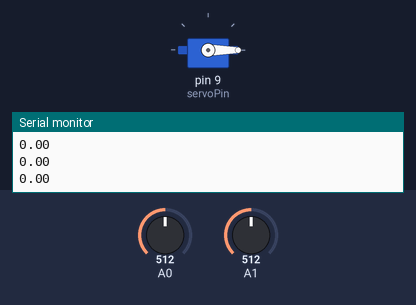
Bench run of a sketch on a simulated Arduino Uno, built with avr-gcc and run on an emulated ATmega328P. Parts: servo, the last lines printed to the serial monitor. The test bench sets the inputs (shaded band); at power-on: A0 = 512, A1 = 512.

Above: at 1.2 s.
1.3 s: A0 set to 716
At 1.77 s:
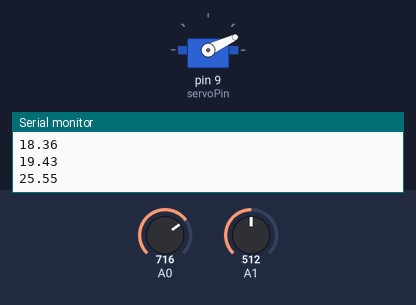
4.3 s: A1 set to 716
5.8 s: A0 set to 900
At 7.0 s:
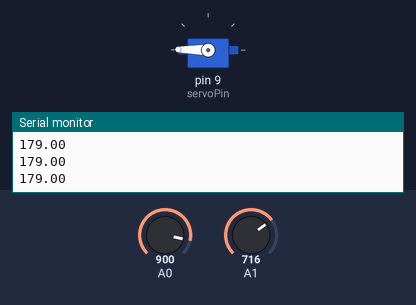
8.8 s: A0 set to 306
At 9.0 s:
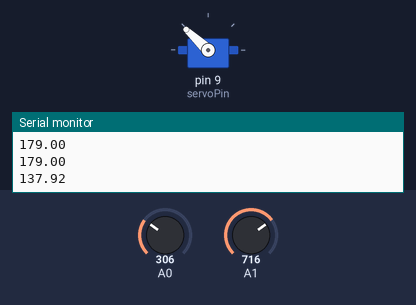
11.8 s: A1 set to 122
At 12.81 s:
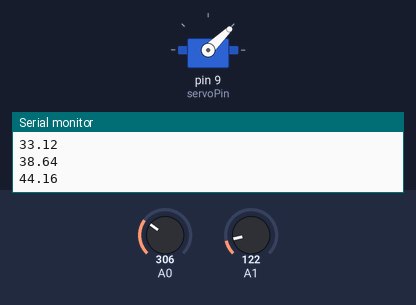
Timing chart, 0 to 17.4 s (numbered marks = the images above; inputs shaded):
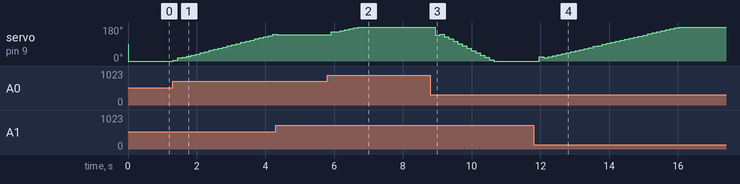

The sketch:

seguidor.ino
```cpp
#include <Servo.h>

//Constants
const unsigned int T = 1;
const float kp = 0.03;
const float ki = 0.03;
const float kd = 0.03;
int servoPin = 9;
Servo Servo1;

//Global variables
float mean, error, sensorL, sensorR, meanR, meanL;
float errorAcc = 0.0;
float errorPrev = 0.0;
float angle = 0.0;
int iteration = 0;


void setup() {
  Serial.begin(9600);
  Servo1.attach(servoPin);
}

void loop() {
  float tmpL = analogRead(A0);
  sensorL += tmpL;
  delay(1);
  float tmpR = analogRead(A1);
  sensorR += tmpR;
  delay(1);

  if(iteration++ % 40 == 0){
    meanL = sensorL / 40;
    meanR = sensorR / 40;
    sensorL = 0.0;
    sensorR = 0.0;
    error = meanL - meanR;
    errorAcc += error * ki;
    errorAcc = constrain(errorAcc, 0, 179);
    //errorAcc = constrain(errorAcc, -179, 179);
    if(abs(error) >= 10){
      angle = (kp * error) + errorAcc + (kd * (error - errorPrev));
      angle = constrain(angle, 0, 179);
    }
    errorPrev = error;
    Serial.println(angle);
    moveServo(angle);

  }

}

void moveServo(float angle){
  Servo1.write(angle);
  delay(40);
}
```

Measured:
- after the input at 1.3 s, servo on pin 9 (servoPin): moves from 0° to 141° over 2.9 s, starting at once
- after the input at 5.8 s, servo on pin 9 (servoPin): moves from 140° to 179° over 0.79 s, starting after 0.12 s
- after the input at 8.8 s, servo on pin 9 (servoPin): 179° → 137° after 0.14 s, → 142° 0.13 s later, → 129° 0.13 s later, → 117° 0.13 s later, … (14 changes in this stretch)
- after the input at 11.8 s, servo on pin 9 (servoPin): 0° → 23° after 0.16 s, → 16° 0.13 s later, → 22° 0.13 s later, → 27° 0.13 s later, … (32 changes in this stretch)
